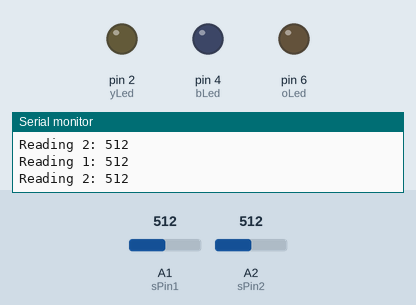
This sketch was run on a simulated Arduino Uno, built with avr-gcc and run on an emulated ATmega328P. Parts: output pins drawn as LEDs (lit = HIGH), the last lines printed to the serial monitor. The inputs (shaded band) are chosen by the test bench; at power-on: A1 (sPin1) = 512, A2 (sPin2) = 512.

Above: at 1.5 s.
1.6 s: A1 (sPin1) set to 486
At 2.8 s:
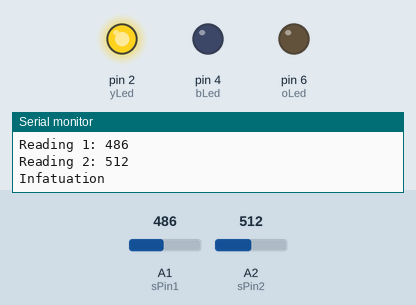
Timing chart, 0 to 4.6 s (numbered marks = the images above; inputs shaded):
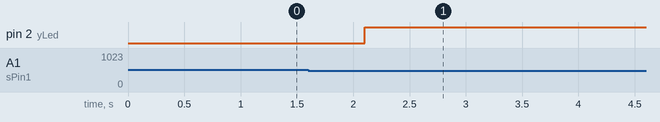

Measured:
- the behaviour switches between 500 and 499 on A1 (sPin1) (found by bisection; images 0 and 1)
- after the input at 1.6 s, pin 2 (yLed): LOW → HIGH after 0.50 s

The sketch:

Love_compatability.ino
```cpp
/* Using potentiometer to check the compatibility of two people.
The people should be blind folded and asked to turn the knob of the potentiometer. Based on the readings it will be a wild determination of compatabaility.
*/

int yLed=2; //yellow led pin
int oLed=6; //orange led pin
int bLed=4; //blue led pin
int sPin1=A1; //analog input pin for the potentiometer 1
int sPin2=A2; //analog input pin for potentiometer 2
int pin1val=0; //initial value of the potentiometer 1
int pin2val=0; //initial value of potentiometer 2
void setup() {
  // put your setup code here, to run once:
 pinMode(yLed, OUTPUT); //yellow led output
 pinMode(oLed, OUTPUT); // orange led output
 pinMode(bLed, OUTPUT); //blue led output
 Serial.begin(9600);
}
void loop() {
  // read the value of the pin and store it
  // this will be in a range of 0-1023
  pin1val  = analogRead(sPin1); // potentiometer reading of first person
  // print the value to the monitor
  Serial.print("Reading 1: ");
  Serial.println(pin1val);

   pin2val = analogRead(sPin2); // potentiometer reading of second person
  // print the value to the monitor
  Serial.print("Reading 2: ");
  Serial.println(pin2val);


  // tried using map value but it got unnecessarily complicated so discarded
  // map the value to the range of analogOut
  // // store that in a new variable
  // int yledVal = map(per1Val, 0, 1023, 0, 100);
  // int bledVal = map(per2Val, 0, 1023, 0, 100);
  // // print the value to the monitor
  // Serial.print("mapped value: ");
  // Serial.println(yledVal, bledVal);

  // // write the value to the LED
  // analogWrite(yLed, yledVal);
  // analogWrite(bLed, bledVal);


//  if(pin1val >500 && pin2val > 500){
//    Serial.println("Compatible");
//    digitalWrite(oLed, HIGH);
//    digitalWrite(yLed, LOW);
//    digitalWrite(bLed, LOW);
//  }

if ((pin1val > 700) && (pin1val < 800) && (pin2val > 700) && (pin2val < 800)){
   Serial.println("Compatible");
   digitalWrite(oLed, HIGH); // if falls in the specific range Compatible is printed out and the orange led glows
   digitalWrite(bLed, LOW);
   digitalWrite(yLed, LOW);
 }
 else if((pin1val < 500 || pin2val < 500) && (pin1val > 200 || pin2val > 200)){
   Serial.println("Infatuation");
   digitalWrite(oLed, LOW);
   digitalWrite(yLed, HIGH); // if falls in the specific range Infatuation is printed out and the yellow led glow
   digitalWrite(bLed, LOW);

}
else if (pin1val < 200 || pin2val < 200){
   Serial.println(" Incompatible ");
   digitalWrite(oLed, LOW);
   digitalWrite(bLed, HIGH); // if falls in the specific range Uncompatible is printed out and the blue led glow
   digitalWrite(yLed, LOW);
 }

   delay(700);
}
```
